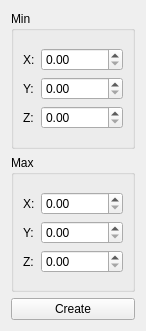
<?xml version="1.0" encoding="UTF-8"?>
<ui version="4.0">
 <class>BrushAddWidget</class>
 <widget class="QWidget" name="BrushAddWidget">
  <property name="geometry">
   <rect>
    <x>0</x>
    <y>0</y>
    <width>146</width>
    <height>331</height>
   </rect>
  </property>
  <property name="windowTitle">
   <string>Form</string>
  </property>
  <layout class="QVBoxLayout" name="verticalLayout">
   <item>
    <widget class="QGroupBox" name="groupBoxMin">
     <property name="title">
      <string>Min</string>
     </property>
     <layout class="QVBoxLayout" name="verticalLayout_2">
      <item>
       <layout class="QFormLayout" name="formLayout">
        <property name="formAlignment">
         <set>Qt::AlignLeading|Qt::AlignLeft|Qt::AlignVCenter</set>
        </property>
        <item row="0" column="0">
         <widget class="QLabel" name="label">
          <property name="text">
           <string>X:</string>
          </property>
         </widget>
        </item>
        <item row="0" column="1">
         <widget class="QDoubleSpinBox" name="minXBox"/>
        </item>
        <item row="1" column="0">
         <widget class="QLabel" name="label_2">
          <property name="text">
           <string>Y:</string>
          </property>
         </widget>
        </item>
        <item row="1" column="1">
         <widget class="QDoubleSpinBox" name="minYBox"/>
        </item>
        <item row="2" column="0">
         <widget class="QLabel" name="label_3">
          <property name="text">
           <string>Z:</string>
          </property>
         </widget>
        </item>
        <item row="2" column="1">
         <widget class="QDoubleSpinBox" name="minZBox"/>
        </item>
       </layout>
      </item>
     </layout>
    </widget>
   </item>
   <item>
    <widget class="QGroupBox" name="groupBoxMax">
     <property name="title">
      <string>Max</string>
     </property>
     <layout class="QVBoxLayout" name="verticalLayout_3">
      <item>
       <layout class="QFormLayout" name="formLayout_2">
        <property name="formAlignment">
         <set>Qt::AlignLeading|Qt::AlignLeft|Qt::AlignVCenter</set>
        </property>
        <item row="0" column="0">
         <widget class="QLabel" name="label_5">
          <property name="text">
           <string>X:</string>
          </property>
         </widget>
        </item>
        <item row="0" column="1">
         <widget class="QDoubleSpinBox" name="maxXBox"/>
        </item>
        <item row="1" column="0">
         <widget class="QLabel" name="label_4">
          <property name="text">
           <string>Y:</string>
          </property>
         </widget>
        </item>
        <item row="1" column="1">
         <widget class="QDoubleSpinBox" name="maxYBox"/>
        </item>
        <item row="2" column="0">
         <widget class="QLabel" name="label_6">
          <property name="text">
           <string>Z:</string>
          </property>
         </widget>
        </item>
        <item row="2" column="1">
         <widget class="QDoubleSpinBox" name="maxZBox"/>
        </item>
       </layout>
      </item>
     </layout>
    </widget>
   </item>
   <item>
    <widget class="QPushButton" name="createButton">
     <property name="text">
      <string>Create</string>
     </property>
    </widget>
   </item>
  </layout>
 </widget>
 <resources/>
 <connections>
  <connection>
   <sender>createButton</sender>
   <signal>clicked()</signal>
   <receiver>BrushAddWidget</receiver>
   <slot>create()</slot>
   <hints>
    <hint type="sourcelabel">
     <x>72</x>
     <y>310</y>
    </hint>
    <hint type="destinationlabel">
     <x>72</x>
     <y>165</y>
    </hint>
   </hints>
  </connection>
 </connections>
 <slots>
  <slot>create()</slot>
 </slots>
</ui>
